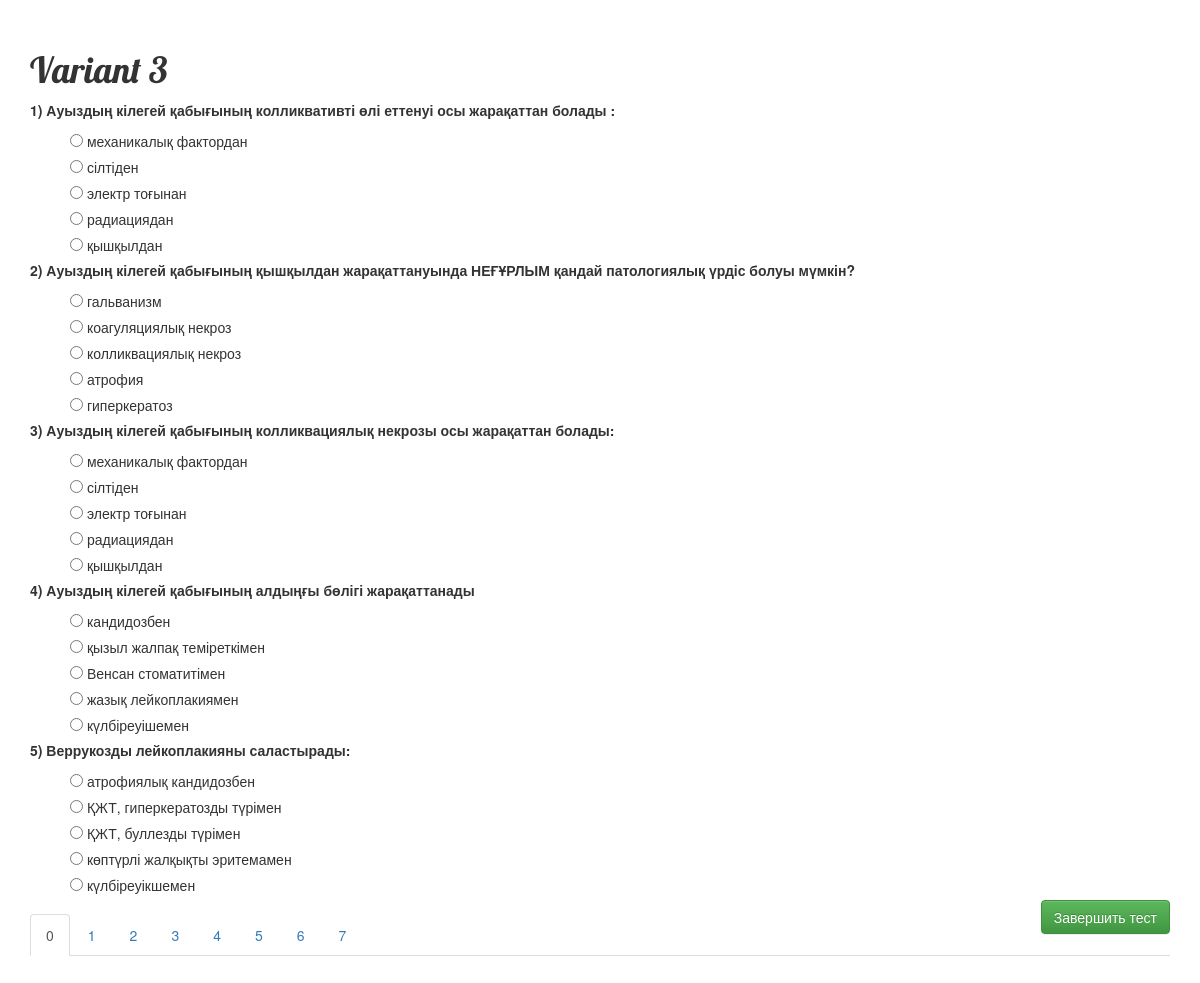
Page /variant/826/ on the committed database.
### testapp/models.py (models this page shows, shortened)
class Variant(models.Model):
    name = models.CharField(max_length=140, default='Вариант')
    tasks = models.ManyToManyField(Task, blank=True)

class Task(models.Model):
    question = models.ForeignKey(Question, blank=True, null=True)
    options = models.ManyToManyField(Answer, blank=True, related_name='options')
    answer_count = models.IntegerField(default=0)

class Question(models.Model):
    text = models.TextField()

class Answer(models.Model):
    text = models.TextField()
    isAnswer = models.BooleanField(default=False)
    userAnswer = False

### testapp/views.py (the view)
# urls.py: url(r'^variant/(?P<pk>\d+)/$', views.variant_detail, name='variant_detail'),
def variant_detail(request, pk):
    variant = get_object_or_404(Variant, pk=pk)
    taskList = variant.tasks.all()
    return render(request, 'testapp/variant_detail.html',
                  {'variant': variant, 'tasks': taskList, })

### testapp/templates/testapp/variant_detail.html (shortened to what this page needs)
{% load staticfiles %}
<html lang="en">
<head>
    <link rel="stylesheet" href="//maxcdn.bootstrapcdn.com/bootstrap/3.2.0/css/bootstrap.min.css">
    <link rel="stylesheet" href="//maxcdn.bootstrapcdn.com/bootstrap/3.2.0/css/bootstrap-theme.min.css">
    <link rel="stylesheet" href="{% static 'css/blog.css' %}">
</head>
<body>
<h1>{{ variant.name }}</h1>
<form action="{% url 'result' %}" method="post">
    <div class="tab-content">
        {% for task in tasks %}
            {% if forloop.counter0|divisibleby:5 %}
                {% if forloop.counter0 != 0 %}
                    </div>
                {% else %}
                    <div role="tabpanel" class="tab-pane active" id="{% widthratio forloop.counter0 5 1 %}_panel">
                {% endif %}
            {% endif %}
            <p class="question">{{ forloop.counter }}) {{ task.question.text }}</p>
            {% for option in task.options.all %}
                <label>
                    {% if task.answer_count > 1 %}
                        <input type="checkbox" name="{{task.pk}}" class="my_check" value="{{ option.pk }}">
                    {% else %}
                        <input type="radio" name="{{task.pk}}" class="my_radio" value="{{ option.pk }}">
                    {% endif %}
                    {{ option.text }}
                </label>
                <br>
            {% endfor %}
        {% endfor %}
    </div>
    <input class="pull-right btn btn-success" type="submit" value="Завершить тест"/>
</form>
<div>
    <ul class="nav nav-tabs" role="tablist">
        {% with pageid=1 %}
        {% for task in tasks %}
        {% if forloop.counter0|divisibleby:5 %}
        {% if forloop.counter0 == 0 %}
        <li role="presentation" class="active"><a href="#{% widthratio forloop.counter0 5 1 %}_panel"
                                                  aria-controls="{% widthratio forloop.counter0 5 1 %}_panel" role="tab"
                                                  data-toggle="tab">{% widthratio forloop.counter0 5 1 %}</a></li>
        {% else %}
        <li role="presentation"><a href="#{% widthratio forloop.counter0 5 1 %}_panel"
                                   aria-controls="{% widthratio forloop.counter0 5 1 %}_panel" role="tab"
                                   data-toggle="tab">{% widthratio forloop.counter0 5 1 %}</a></li>
        {% endif %}
        {% endif %}
        {% endfor %}
        {% endwith %}
    </ul>
</div>
</body>
</html>

### testapp/static/css/blog.css (style rules this page uses)
body { padding: 30px 30px 30px 30px; }
h1, h2, h3, h4 { font-family: 'Lobster', cursive; }
.question { font-weight: bold; }
label { font-weight: normal; margin-left: 40px; }

### rows in the picture
Variant: name "Variant 3"
Task: question.text "Ауыздың кілегей қабығының колликвативті өлі еттенуі осы жарақаттан болады :", counter0 "0"
Answer: text "механикалық фактордан"
Answer: text "сілтіден"
Answer: text "электр тоғынан"
Answer: text "радиациядан"
Answer: text "қышқылдан"
Task: question.text "Ауыздың кілегей қабығының қышқылдан жарақаттануында НЕҒҰРЛЫМ қандай патологиялық үрдіс болуы мүмкін?"
Answer: text "гальванизм"
Answer: text "коагуляциялық некроз"
Answer: text "колликвациялық некроз"
Answer: text "атрофия"
Answer: text "гиперкератоз"
Task: question.text "Ауыздың кілегей қабығының колликвациялық некрозы осы жарақаттан болады:"
Answer: text "механикалық фактордан"
Answer: text "сілтіден"
Answer: text "электр тоғынан"
Answer: text "радиациядан"
Answer: text "қышқылдан"
Task: question.text "Ауыздың кілегей қабығының алдыңғы бөлігі жарақаттанады"
Answer: text "кандидозбен"
Answer: text "қызыл жалпақ теміреткімен"
Answer: text "Венсан стоматитімен"
Answer: text "жазық лейкоплакиямен"
Answer: text "күлбіреуішемен"
Task: question.text "Веррукозды лейкоплакияны саластырады:"
Answer: text "атрофиялық кандидозбен"
Answer: text "ҚЖТ, гиперкератозды түрімен"
Answer: text "ҚЖТ, буллезды түрімен"
Answer: text "көптүрлі жалқықты эритемамен"
Answer: text "күлбіреуікшемен"
Task: counter0 "1"
Task: counter0 "2"
Task: counter0 "3"
Task: counter0 "4"
Task: counter0 "5"
Task: counter0 "6"
Task: counter0 "7"
